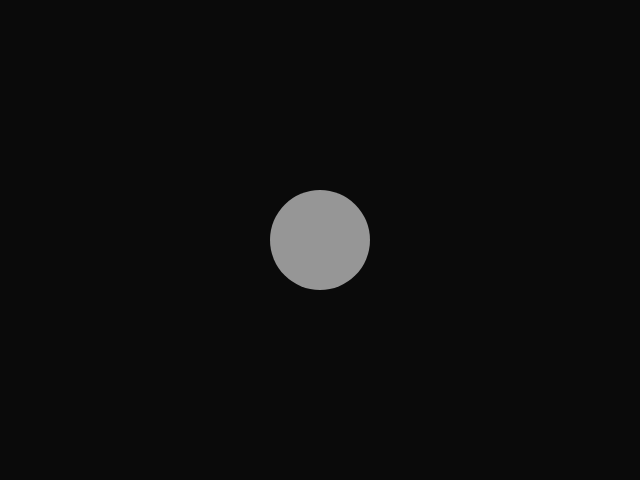
Frame 1 (no input)
Frame 60 (no input): identical to frame 1, image omitted
Frame 120 (the mouse pressed at the canvas centre since frame 60): identical to frame 1, image omitted

The p5.js sketch that drew this single still picture (run headless with seeded random() and noise() and a simulated clock; from frame 60 on, the mouse is pressed at the canvas centre):

// p5.js sketch
// ── sketch.js
var xPosition;
var yPosition;
var xTargetPosition;
var yTargetPosition;

function setup() {
  createCanvas(640, 480);
  noStroke();
  xPosition = width / 2;
  yPosition = height / 2;
  xTargetPosition = xPosition;
  yTargetPosition = yPosition;
}

function draw() {
  background(10);
  fill (150);
  ellipse(xPosition, yPosition, 100, 100);

  var xDifferent = xTargetPosition - xPosition;
  var yDifferent = yTargetPosition - yPosition;
  xPosition = xPosition + xDifferent * 0.05;
  yPosition = yPosition + yDifferent * 0.05;
}

function mouseClicked() {
  xTargetPosition = mouseX;
  yTargetPosition = mouseY;
}
